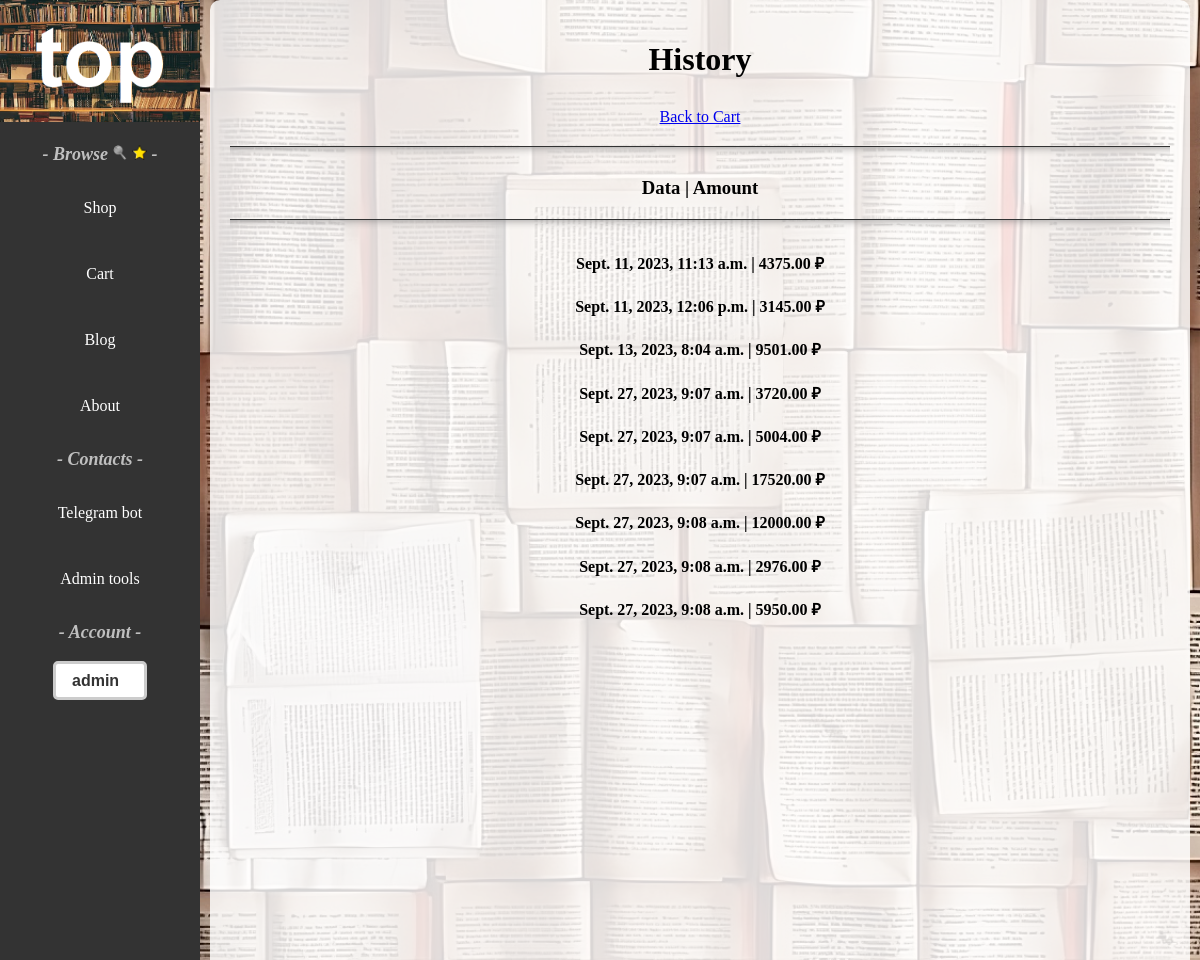
Screenshot of /shop/history/ (signed in) with the database file from the repository.
### shop/models.py (models this page shows, shortened)
class Order(models.Model):
    STATUS_CART = '1_cart'
    STATUS_WAITING_FOR_PAYMENT = '2_waiting_for_payment'
    STATUS_PAID = '3_paid'
    STATUS_CHOICES = [
        (STATUS_CART, 'cart'),
        (STATUS_WAITING_FOR_PAYMENT, 'waiting_for_payment'),
        (STATUS_PAID, 'paid')
    ]
    user = models.ForeignKey(User, on_delete=models.CASCADE)
    status = models.CharField(max_length=32, choices=STATUS_CHOICES, default=STATUS_CART)
    amount = models.DecimalField(max_digits=20, decimal_places=2, blank=True, null=True)
    creation_time = models.DateTimeField(auto_now_add=True)
    payment = models.ForeignKey(Payment, on_delete=models.PROTECT, blank=True, null=True)
    comment = models.TextField(blank=True, null=True)
    class Meta:
        ordering = ['pk']
    @staticmethod
    def get_history(user: User):
        history = Order.objects.filter(user=user)
        return history

### shop/views.py (the view)
# urls.py: path('history/', history_page, name='history_orders'),
@login_required(login_url=reverse_lazy('login'))
def history_page(request):
    history = Order.get_history(request.user)
    context = {
        'history': history,
    }
    return render(request, 'shop/history.html', context)

### templates/shop/history.html (shortened to what this page needs)
{% extends 'base-page.html' %}
{% load static %}
{% block container %}
<div class="cartbackground">
    <p><h1 style="text-align: center;">History</h1>
    <p style="text-align: center;"><a href="{% url 'cart_view' %}">Back to Cart</a></p>
    <hr class="hr-shadow">
    <div class="row">
        <h3 style="text-align: center;">Data | Amount</h3>
    </div>
    <hr class="hr-shadow">
    <div class="row">
        {% for i in history %}
            {% if i.status == '2_waiting_for_payment' %}
                <h4 style="text-align: center;">{{ i.creation_time }} | {{ i.amount }} ₽</h4>
            {% endif %}
        {% endfor %}
    </div>
</div>
{% endblock container %}

### templates/base-page.html (shortened to what this page needs)
{% load static %}
<!DOCTYPE html>
<html lang="en">
<head>
    <link rel="stylesheet" href="{% static 'css/style.css' %}" type="text/css">
</head>
<body>
<div class="backgroundForImage" style="background-image: url('{% static 'images/mainwallpaper.jpeg' %}');">
    <div class="headerPosition">
        <header class="vertical-header">
            <div class="logo">
            <a href="/"><img src="{% static 'images/logo.png' %}" alt="logo"></a>
            </div>
            <p class="titlesheader">- Browse
                <a href="{% url 'search_page' %}" style="text-decoration: none;">
                    <img style="width: 15px; height: 15px;" src="{% static 'images/magnifier.png'%}">
                </a>
                {% if user.is_authenticated %}
                    <a href="{% url 'favorite_page' %}" style="text-decoration: none;">
                        <img style="width: 15px; height: 15px;" src="{% static 'images/favorites.png'%}">
                    </a>
                {% endif %}
                -
            </p>
            <nav>
            <ul>
                <li><a href="{% url 'shop' %}">Shop</a></li>
                <li><a href="{% url 'cart_view' %}">Cart</a></li>
                <li><a href="{% url 'blog' %}">Blog</a></li>
                <li><a href="{% url 'about' %}">About</a></li>
            </ul>
            </nav>
            <p class="titlesheader">- Contacts -</p>
            <nav>
                <ul>
                    <li><a href="#">Telegram bot</a></li>
                </ul>
                {% if user.is_staff %}
                <ul>
                    <li><a href="/admin">Admin tools</a></li>
                </ul>
                {% else %}
                <ul>
                    <li><a href="{% url 'contact' %}">Email</a></li>
                </ul>
                {% endif %}
            </nav>
            <p class="titlesheader">- Account -</p>
            <nav>
                <select class="selectHeader" onchange="location = this.value;">
                  <option>
                      {% if user.is_authenticated %}
                        {{ user.username }}
                      {% else %}
                        Log in / Register ↓
                      {% endif %}
                  </option>
                </select>
            </nav>
        </header>
    </div>
{% block container %}
{% endblock container %}
</div>
</body>
</html>

### static/css/style.css (style rules this page uses)
.vertical-header { position: fixed; left: 0; top: 0; height: 100vh; width: 200px; background-color: #333; color: #fff; text-align: center; }
.vertical-header .logo { padding: 0; }
.vertical-header .logo img { max-width: 100%; }
.vertical-header nav ul { list-style: none; padding: 0; margin: 0; }
.vertical-header nav li { margin-bottom: 1rem; }
.vertical-header nav a { display: block; padding: 1rem; color: #fff; text-decoration: none; }
.headerPosition { width: 200px; height: 953px; position: fixed; }
.titlesheader { color: #ffffffb0; font-size: large; font-style: oblique; font-weight: bold; }
h1 { text-align: center; margin-bottom: 30px; }
.backgroundForImage { background-repeat: no-repeat; background-size: cover; position: fixed; top: 0; left: 0; width: 100%; height: 100%; overflow: scroll; }
.selectHeader { appearance: none; background-color: #fff; border: 3px solid #ccc; border-radius: 5px; padding: 8px 13px 8px 16px; font-size: 16px; font-weight: bold; color: #333; cursor: pointer; }
.cartbackground, .detailsBackground, .aboutBackground { max-width: 1300.400px; height: 100%; background-color: rgba(255, 255, 255, 0.837); margin-left: 210px; margin-right: 10px; padding: 20px; opacity: 0.999; border-radius: 10px; }
.hr-shadow { margin: 20px 0; padding: 0; height: 10px; border: none; border-top: 1px solid #333; box-shadow: 0 10px 10px -10px #8c8b8b inset; }

### rows the page displays
Order: creation_time "Sept. 11, 2023, 11:13 a.m.", amount "4375.00"
Order: creation_time "Sept. 11, 2023, 12:06 p.m.", amount "3145.00"
Order: creation_time "Sept. 13, 2023, 8:04 a.m.", amount "9501.00"
Order: creation_time "Sept. 27, 2023, 9:07 a.m.", amount "3720.00"
Order: creation_time "Sept. 27, 2023, 9:07 a.m.", amount "5004.00"
Order: creation_time "Sept. 27, 2023, 9:07 a.m.", amount "17520.00"
Order: creation_time "Sept. 27, 2023, 9:08 a.m.", amount "12000.00"
Order: creation_time "Sept. 27, 2023, 9:08 a.m.", amount "2976.00"
Order: creation_time "Sept. 27, 2023, 9:08 a.m.", amount "5950.00"
